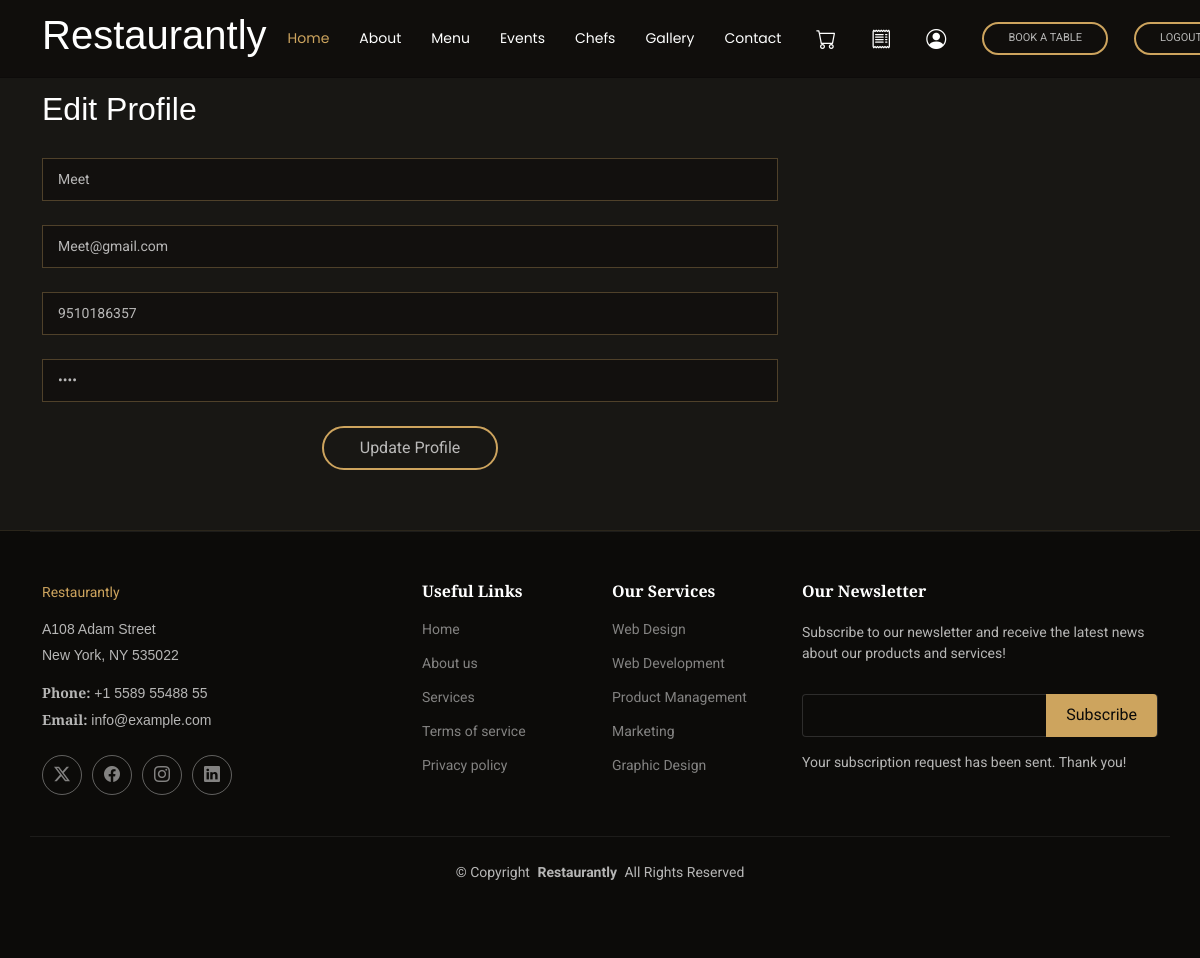
/edit_profile/ (signed in), run on the app's committed database.
### myapp/models.py (models this page shows, shortened)
class Customer(models.Model):
    Name=models.CharField(max_length=25)
    Email_id=models.EmailField()
    Phone_no=models.BigIntegerField()
    Password=models.CharField(max_length=25)
    Status=models.CharField(max_length=25,choices=USERSTATUS)

### myapp/views.py (the view)
# urls.py: path('edit_profile/', views.editprofile, name='edit_profile'),
def editprofile(request):
    Login_Id = request.session['user_id']
    query=Customer.objects.get(id=Login_Id)
    return render(request,"edit_profile.html",{"user":query})

### myapp/templates/edit_profile.html (shortened to what this page needs)
{% extends 'basic.html'  %}
{% block body %}
<main>
  <section id="contact" class="contact section">
    <div class="container" data-aos="fade-up">
      <h2 style="margin-top:30px;">Edit Profile</h2>
      <form action="/updateprofile" style="margin-top:30px;" method="post" class="form" data-aos="fade-up" data-aos-delay="100">{% csrf_token %}
        <div class="row gy-4">
          <div class="col-md-8">
            <input type="text" name="name" class="form-control" placeholder="Username" value="{{ user.Name }}" required="">
          </div>
          <div class="col-md-8">
            <input type="email" name="email" class="form-control" placeholder="Email" value="{{ user.Email_id }}" required="">
          </div>
           <div class="col-md-8">
            <input type="tel" name="phone" class="form-control" placeholder="Email" value="{{ user.Phone_no }}" required="">
          </div>
          <div class="col-md-8">
            <input type="password" name="password" class="form-control" value="{{user.Password}}" placeholder="New Password (optional)">
          </div>
          <div class="col-md-8 text-center">
            <button type="submit" class="profile-update-btn">Update Profile</button>
          </div>
        </div>
      </form>
    </div>
  </section>
</main>
{% endblock %}

### myapp/static/css/main.css (style rules this page uses)
:root { --default-font: "Roboto", system-ui, -apple-system, "Segoe UI", Roboto, "Helvetica Neue", Arial, "Noto Sans", "Liberation Sans", sans-serif, "Apple Color Emoji", "Segoe UI Emoji", "Segoe UI Symbol", "Noto Color Emoji"; --heading-font: "Playfair Display", sans-serif; --nav-font: "Poppins", sans-serif; }
:root { --background-color: #0c0b09; --default-color: rgba(255, 255, 255, 0.7); --heading-color: #ffffff; --accent-color: #cda45e; --surface-color: #29261f; --contrast-color: #0c0b09; }
:root { --nav-color: #ffffff; --nav-hover-color: #cda45e; --nav-mobile-background-color: #29261f; --nav-dropdown-background-color: #29261f; --nav-dropdown-color: #ffffff; --nav-dropdown-hover-color: #cda45e; }
:root { scroll-behavior: smooth; }
body { color: var(--default-color); background-color: var(--background-color); font-family: var(--default-font); }
h1, h2, h3, h4, h5, h6 { color: var(--heading-color); font-family: var(--heading-font); }
section, .section { color: var(--default-color); background-color: var(--background-color); padding: 60px 0; scroll-margin-top: 77px; overflow: clip; }
.contact { background-color: color-mix(in srgb, var(--background-color) 90%, white 5%); border-bottom: 1px solid color-mix(in srgb, var(--accent-color), transparent 90%); }
.contact .form { height: 100%; }
.contact .form input[type=text], .contact .form input[type=email], .contact .form input[type=tel], .contact .form input[type=password], .contact .form textarea { font-size: 14px; padding: 10px 15px; box-shadow: none; border-radius: 0; color: var(--default-color); background-color: color-mix(in srgb, var(--background-color), transparent 50%); border-color: color-mix(in srgb, var(--accent-color), transparent 70%); }
.contact .form input[type=text]::placeholder, .contact .form input[type=email]::placeholder, .contact .form input[type=tel]::placeholder, .contact .form input[type=password]::placeholder, .contact .form textarea::placeholder { color: color-mix(in srgb, var(--accent-color), transparent 50%); }
.contact .form button[type=submit] { color: var(--default-color); background: none; border: 2px solid var(--accent-color); padding: 8px 36px; transition: 0.4s; border-radius: 50px; }
.form button[type=submit] { color: var(--default-color); background: none; border: 2px solid var(--accent-color); padding: 8px 36px; transition: 0.4s; border-radius: 50px; }
button[type=submit] { background-color: var(--accent-color); color: white; padding: 10px 20px; border: none; cursor: pointer; }

### data on the page
Customer: name "Meet", email "Meet@gmail.com", phone "9510186357"
